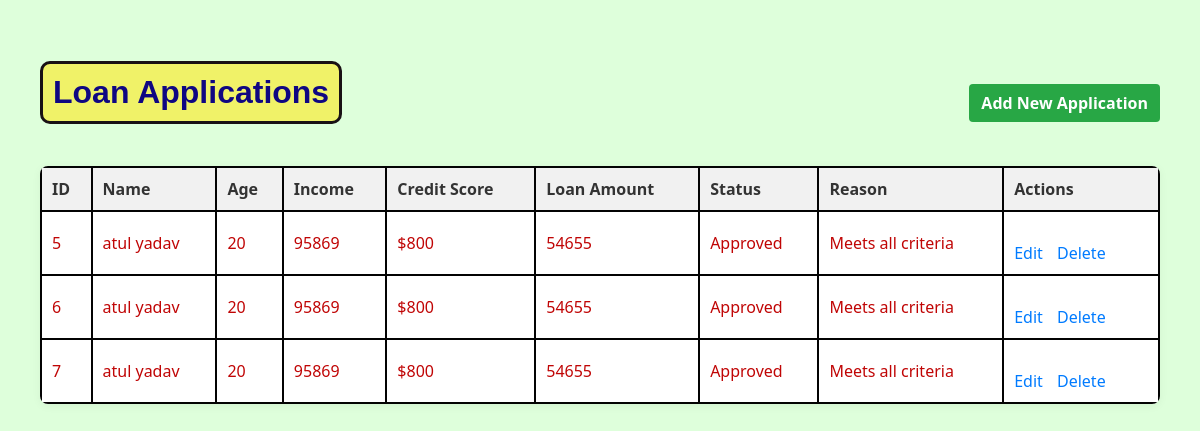
The app's page /applications with its own data.
### tables this page shows
CREATE TABLE applications (
                id INTEGER PRIMARY KEY AUTOINCREMENT,
                name TEXT NOT NULL,
                age INTEGER NOT NULL,
                income INTEGER NOT NULL,
                credit_score INTEGER NOT NULL,
                loan_amount INTEGER NOT NULL, 
                status TEXT NOT NULL,
                reason TEXT NOT NULL
            );

### app.py (the view)
@app.route('/applications')
def list_applications():
    with sqlite3.connect(DB_NAME) as conn:
        cursor = conn.execute('SELECT * FROM applications')
        apps = cursor.fetchall()
    return render_template('list.html', apps=apps)

### templates/list.html (shortened to what this page needs)
<!DOCTYPE html>
<html>
<head>
    <link rel="stylesheet" type="text/css" href="{{ url_for('static', filename='style.css') }}">
</head>
<body>
    <div class="header">
        <h1>Loan Applications</h1>
        <a href="{{ url_for('add_application') }}" class="add-button">Add New Application</a>
    </div>
    {% if apps %}
        <table>
            <thead>
                <tr>
                    <th>ID</th>
                    <th>Name</th>
                    <th>Age</th>
                    <th>Income</th>
                    <th>Credit Score</th>
                    <th>Loan Amount</th>
                    <th>Status</th>
                    <th>Reason</th>
                    <th>Actions</th>
                </tr>
            </thead>
            <tbody>
                {% for app in apps %}
                <tr>
                    <td>{{ app[0] }}</td>
                    <td>{{ app[1] }}</td>
                    <td>{{ "{:,}".format(app[2]) }}</td>
                    <td>{{ app[3] }}</td>
                    <td>${{ "{:,}".format(app[4]) }}</td>
                    <td>{{ app[5] }}</td>
                    <td>{{ app[6] }}</td>
                    <td>{{ app[7] }}</td>
                    <td class="actions">
                        <a href="{{ url_for('edit_application', app_id=app[0]) }}">Edit</a>
                        <a href="{{ url_for('delete_application', app_id=app[0]) }}" onclick="return confirm('Are you sure you want to delete this application?');">Delete</a>
                    </td>
                </tr>
                {% endfor %}
            </tbody>
        </table>
    {% else %}
        <p>No applications found.</p>
    {% endif %}
</body>
</html>

### static/style.css (style rules this page uses)
body { font-family: 'Segoe UI', Tahoma, Geneva, Verdana, sans-serif; background-color: #b0ffa969; box-shadow: rgb(250, 70, 97); color: #333; margin: 0; padding: 40px; }
h1 { color: #2c3e50; }
a { color: #3498db; text-decoration: none; margin-top: 20px; display: inline-block; }
table { width: 100%; border-collapse: collapse; margin-top: 25px; box-shadow: lightpink; background-color: #fff; border-radius: 8px; overflow: hidden; box-shadow: 0 2px 10px rgba(0, 0, 0, 0.05); }
th, td { padding: 15px; text-align: left; border-bottom: 1px solid #eee; }
th { background-color: #f1f1f1; font-weight: bold; }
.actions a { margin-right: 10px; color: #2980b9; font-weight: 500; }
.header { display: flex; justify-content: space-between; align-items: center; }
.add-button { text-decoration: none; background-color: #2ecc71; color: white; padding: 10px 15px; border-radius: 4px; font-weight: 600; transition: background-color 0.3s ease; }

### templates/list.html (style rules this page uses)
h1 { color:rgb(15, 7, 130); background: #f0f268; border:3px solid #191114; padding:10px; border-radius: 10px; text-align: center; font-family: Arial, sans-serif; }
table { border-collapse: collapse; width: 100%; margin-top: 20px; }
th { border: 2px solid #030303; padding: 10px; text-align: left; }
td { border: 2px solid #030303; color: #c00505; padding: 10px; text-align: left; }
th { font-weight: bold; }
.actions a { margin-right: 10px; text-decoration: none; color: #007BFF; }
.header { display: flex; justify-content: space-between; align-items: center; }
.add-button { text-decoration: none; background-color: #28a745; color: white; padding: 8px 12px; border-radius: 4px; }

### records on screen
applications: id "5", name "atul yadav", age "20", income "95869", credit_score "800", loan_amount "54655", status "Approved", reason "Meets all criteria"
applications: id "6", name "atul yadav", age "20", income "95869", credit_score "800", loan_amount "54655", status "Approved", reason "Meets all criteria"
applications: id "7", name "atul yadav", age "20", income "95869", credit_score "800", loan_amount "54655", status "Approved", reason "Meets all criteria"
